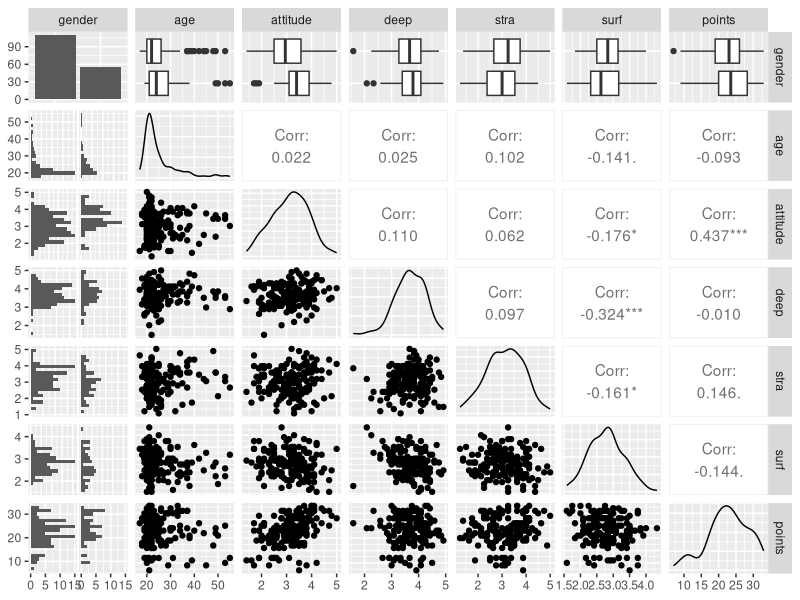

The R source for this figure:
## ---- chunk 1
date()
## ---- chunk 2
list.files()
student2014 <- read.csv("data2.csv", header = TRUE, sep = ",")
dim(student2014)
str(student2014)
## ---- chunk 3
library("ggplot2")
library("GGally")

ggpairs(student2014, lower = list(combo = wrap("facethist", bins = 20)))
